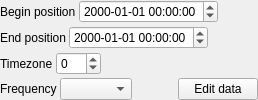
            <widget class="QWidget" name="tabRaw">
             <layout class="QVBoxLayout" name="verticalLayout_11">
              <property name="spacing">
               <number>3</number>
              </property>
              <property name="margin">
               <number>0</number>
              </property>
              <item>
               <layout class="QHBoxLayout" name="horizontalLayout_6" stretch="1,2,3">
                <item>
                 <widget class="QLabel" name="label_27">
                  <property name="text">
                   <string>Begin position</string>
                  </property>
                 </widget>
                </item>
                <item>
                 <widget class="QDateTimeEdit" name="rawBeginPos">
                  <property name="displayFormat">
                   <string>yyyy-MM-dd hh:mm:ss</string>
                  </property>
                 </widget>
                </item>
                <item>
                 <spacer name="horizontalSpacer_6">
                  <property name="orientation">
                   <enum>Qt::Horizontal</enum>
                  </property>
                  <property name="sizeHint" stdset="0">
                   <size>
                    <width>40</width>
                    <height>20</height>
                   </size>
                  </property>
                 </spacer>
                </item>
               </layout>
              </item>
              <item>
               <layout class="QHBoxLayout" name="horizontalLayout_28" stretch="1,2,3">
                <item>
                 <widget class="QLabel" name="label_26">
                  <property name="text">
                   <string>End position</string>
                  </property>
                  <property name="alignment">
                   <set>Qt::AlignLeading|Qt::AlignLeft|Qt::AlignVCenter</set>
                  </property>
                 </widget>
                </item>
                <item>
                 <widget class="QDateTimeEdit" name="rawEndPos">
                  <property name="displayFormat">
                   <string>yyyy-MM-dd hh:mm:ss</string>
                  </property>
                 </widget>
                </item>
                <item>
                 <spacer name="horizontalSpacer_7">
                  <property name="orientation">
                   <enum>Qt::Horizontal</enum>
                  </property>
                  <property name="sizeHint" stdset="0">
                   <size>
                    <width>40</width>
                    <height>20</height>
                   </size>
                  </property>
                 </spacer>
                </item>
               </layout>
              </item>
              <item>
               <layout class="QHBoxLayout" name="horizontalLayout_29" stretch="1,1,4">
                <item>
                 <widget class="QLabel" name="label_29">
                  <property name="text">
                   <string>Timezone</string>
                  </property>
                 </widget>
                </item>
                <item>
                 <widget class="QSpinBox" name="tzRaw">
                  <property name="minimum">
                   <number>-12</number>
                  </property>
                  <property name="maximum">
                   <number>12</number>
                  </property>
                 </widget>
                </item>
                <item>
                 <spacer name="horizontalSpacer_8">
                  <property name="orientation">
                   <enum>Qt::Horizontal</enum>
                  </property>
                  <property name="sizeHint" stdset="0">
                   <size>
                    <width>40</width>
                    <height>20</height>
                   </size>
                  </property>
                 </spacer>
                </item>
               </layout>
              </item>
              <item>
               <layout class="QHBoxLayout" name="horizontalLayout_7" stretch="1,1,3,1">
                <item>
                 <widget class="QLabel" name="label_28">
                  <property name="text">
                   <string>Frequency</string>
                  </property>
                 </widget>
                </item>
                <item>
                 <widget class="QComboBox" name="comboFreqRaw"/>
                </item>
                <item>
                 <spacer name="horizontalSpacer_10">
                  <property name="orientation">
                   <enum>Qt::Horizontal</enum>
                  </property>
                  <property name="sizeHint" stdset="0">
                   <size>
                    <width>40</width>
                    <height>20</height>
                   </size>
                  </property>
                 </spacer>
                </item>
                <item>
                 <widget class="QPushButton" name="rawEditData">
                  <property name="text">
                   <string>Edit data</string>
                  </property>
                 </widget>
                </item>
               </layout>
              </item>
             </layout>
            </widget>
